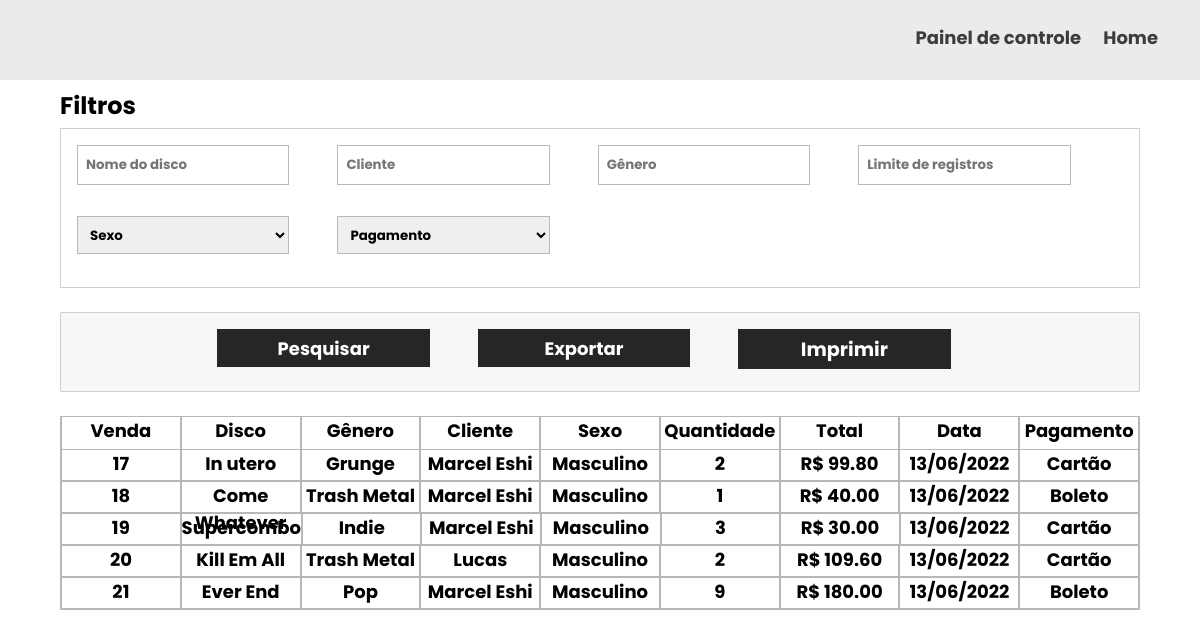
Screenshot of /Php/Vendas.php (signed in) with the database file from the repository.
### tables this page shows
CREATE TABLE `venda` (
  `id` int(11) NOT NULL,
  `id_discos` int(11) DEFAULT NULL,
  `id_usuario` int(11) DEFAULT NULL,
  `valor_total` decimal(5,2) DEFAULT NULL,
  `data_compra` date DEFAULT NULL,
  `tipo_pagamento` char(1) DEFAULT NULL,
  `qtd` int(2) NOT NULL
);

CREATE TABLE `discos` (
  `id` int(11) NOT NULL,
  `foto` varchar(55) DEFAULT NULL,
  `nome` varchar(20) DEFAULT NULL,
  `descricao` text DEFAULT NULL,
  `id_artista` int(11) DEFAULT NULL,
  `lancamento` date DEFAULT NULL,
  `id_genero` int(11) DEFAULT NULL,
  `valor` decimal(5,2) DEFAULT NULL,
  `ativo` char(1) DEFAULT NULL
);

CREATE TABLE `genero` (
  `id` int(11) NOT NULL,
  `nome` varchar(25) DEFAULT NULL,
  `ativo` char(1) DEFAULT NULL
);

CREATE TABLE `usuarios` (
  `id` int(11) NOT NULL,
  `cpf` int(11) NOT NULL,
  `nome` varchar(11) DEFAULT NULL,
  `email` varchar(50) DEFAULT NULL,
  `senha` varchar(70) DEFAULT NULL,
  `foto` varchar(20) DEFAULT NULL,
  `tipo` char(1) DEFAULT NULL,
  `sexo` char(1) DEFAULT NULL,
  `nasc` date DEFAULT NULL
);

### Php/Vendas.php (the view, shortened to what this page needs)
<?php
    include('conexao.php');
    include('sqlFunctions.php');
?>
<!DOCTYPE html>
<html lang="pt-br">
<head>
    <link rel="stylesheet" href="../Css/style.css">
</head>
<body>
    <div class="top_menu">
        <div class="top_menu_item">
        <span><a href="Painel.php">Painel de controle</a></span>
        <span><a href="HomeAuth.php">Home</a></span>
        </div>
    </div>
    <form action="#" method="POST">
        <div class="header">
            <h2>Filtros</h2>
        </div>
        <div class="rel-filter-wrapper">
            <div class="rel-d-input-wrapper">
                <input type="text" placeholder="Nome do disco" name="disco">
            </div>
            <div class="rel-d-input-wrapper">
                <input type="text" placeholder="Cliente" name="cliente">
            </div>
            <div class="rel-d-input-wrapper">
                <input type="text" placeholder="Gênero" name="genero">
            </div>
            <div class="rel-d-input-wrapper">
                <input type="number" min="0" placeholder="Limite de registros" name="lmt">
            </div>
            <div class="rel-d-input-wrapper">
                <select name="sexo">
                    <option value="" disabled selected>Sexo</option>
                </select>
            </div>
            <div class="rel-d-input-wrapper">
                <select name="pagamento">
                    <option value="" disabled selected>Pagamento</option>
                </select>
            </div>
        </div>
        <div class="rel-filter-wrapper select-d">
            <div class="rel-d-input-wrapper">
                <input type="submit" name="botao" value="Pesquisar">
            </div>
            <div class="rel-d-input-wrapper">
                <input type="submit" name="botao" value="Exportar">
            </div>
            <div class="rel-d-input-wrapper">
               <a href="#" onclick="print()">Imprimir</a>
            </div>
        </div>
    </form>
    <div class="database-wrapper">
        <div class="data-header">
            <div class="header-column r">
                <span>Venda</span>
            </div>
            <div class="header-column r">
                <span>Disco</span>
            </div>
            <div class="header-column r">
                <span>Gênero</span>
            </div>
            <div class="header-column r">
                <span>Cliente</span>
            </div>
            <div class="header-column r">
                <span>Sexo</span>
            </div>
            <div class="header-column r">
                <span>Quantidade</span>
            </div>
            <div class="header-column r">
                <span>Total</span>
            </div>
            <div class="header-column r">
                <span>Data</span>
            </div>
            <div class="header-column r">
                <span>Pagamento</span>
            </div>
        </div>
        <?php
            $select =
            "SELECT v.id as 'Id', v.qtd as 'Qtd', v.data_compra as 'Data', IF(v.tipo_pagamento = 'C', 'Cartão', 'Boleto') as 'Pgto',
             v.valor_total as 'Vt', d.nome as 'Disco', u.nome as 'Usuario', IF(u.sexo = 'F', 'Feminino', 'Masculino') as 'Sexo', g.nome as 'Genero'
             FROM venda v
             INNER JOIN discos d on v.id_discos = d.id
             INNER JOIN usuarios u on v.id_usuario = u.id
             INNER JOIN genero g on d.id_genero = g.id";
             $query = mysqli_query($con, $select);
             while($sql=mysqli_fetch_assoc($query)) { ?>
        <div class="data-content">
            <div class="data-row data-genre">
                <span><?php echo $sql['Id'] ?></span>
            </div>
            <div class="data-row data-genre">
                <span><?php echo $sql['Disco'] ?></span>
            </div>
            <div class="data-row data-genre">
                <span><?php echo $sql['Genero'] ?></span>
            </div>
            <div class="data-row data-genre">
                <span><?php echo $sql['Usuario'] ?></span>
            </div>
            <div class="data-row data-genre">
                <span><?php echo $sql['Sexo'] ?></span>
            </div>
            <div class="data-row data-genre">
                <span><?php echo $sql['Qtd'] ?></span>
            </div>
            <div class="data-row data-genre">
                <span>R$ <?php echo $sql['Vt'] ?></span>
            </div>
            <div class="data-row data-genre">
                <span><?php echo formataData($sql['Data']) ?></span>
            </div>
            <div class="data-row data-genre">
                <span><?php echo $sql['Pgto'] ?></span>
            </div>
        </div>
        <?php
             }
        ?>
    </div>
</body>
</html>

### Php/sqlFunctions.php (shortened to what this page needs)
<?php
function formataData($data) {
    $data = explode("-", $data);
    $dataRefact = $data[2]."/".$data[1]."/".$data[0];
    echo $dataRefact;
}
?>

### Css/style.css (style rules this page uses)
* { margin: 0; padding: 0; box-sizing: border-box; }
html, body { width: 100%; height: 100%; }
.top_menu { width: 100%; height: 5em; background: #ecebeb; box-sizing: border-box; display: flex; padding: 8px; justify-content: end; }
.top_menu_item { box-sizing: border-box; width: 40%; height: 3.5em; padding: 16px; text-align: end; }
.top_menu_item span { margin-right: 1em; font-family: 'Poppins', sans-serif; font-size: large; font-weight: lighter; }
.top_menu_item span a { text-decoration: none; color: rgba(0, 0, 0, 0.747); font-weight: bold; }
.input-wrapper-pw input[type="text"], .input-wrapper-pw input[type="number"], input[type="submit"], select { width: 100%; height: 95%; border-radius: 0; outline: none; border: 1px solid #b8b8b8; font-family: 'Poppins', sans-serif; color: black; font-weight: bold; padding: 8px; -moz-appearance:textfield; }
.rel-filter-wrapper { border: 1px solid #c9c9c9e7; box-sizing: border-box; width: 90%; height: 10em; margin: 1.5em auto; padding-top: 1em; padding-left: 1em; display: flex; flex-wrap: wrap; }
.select-d { justify-content: center; border-radius: 2px; border-color: #c9c9c9e7; background-color: #f7f7f7; }
.rel-d-input-wrapper { box-sizing: border-box; width: 20%; height: 2.5em; display: block; margin-right: 3em; }
.rel-d-input-wrapper input[type="text"], .rel-d-input-wrapper input[type="number"] { -moz-appearance: textfield; border: 1px solid #b8b8b8; width: 100%; height: 100%; padding: 8px; font-family: 'Poppins', sans-serif; font-weight: 700; outline: none; }
.select-d { height: 5em; }
.select-d a { display: block; box-sizing: border-box; background-color: #262626; width: 100%; height: 100%; color: white; text-decoration: none; font-family: 'Poppins', sans-serif; font-size: larger; font-weight: 700; text-align: center; padding-top: 0.3em; }
.select-d input[type="submit"] { border: #262626; background-color: #262626; color: white; font-size: large; padding: 0; }
.header { width: 90%; height: 1em; margin: 0.5em auto; font-family: 'Poppins', sans-serif; }
.database-wrapper { border: 1px solid #b8b8b8; width: 90%; margin: 0 auto; box-sizing: border-box; font-family: 'Poppins', sans-serif; }
.data-header, .data-content { height: 2em; display: flex; justify-content: space-between; box-sizing: border-box; }
.header-column, .data-row { border-left: 1px solid #b8b8b8; border-right: 1px solid #b8b8b8; display: block; width: 15%; height: 100%; text-align: center; font-size: large; font-weight: bolder; }
.data-content { border-top: 1px solid #b8b8b8; border-bottom: 1px solid #b8b8b8; border-left: 0; border-right: 0; }

### rows the page displays
venda: id "17", id_discos.nome "In utero", genero.nome "Grunge", id_usuario.nome "Marcel Eshi", Sexo "Masculino", qtd "2", valor_total "99.80", data_compra "13/06/2022", Pgto "Cartão"
venda: id "18", id_discos.nome "Come Whatever", genero.nome "Trash Metal", id_usuario.nome "Marcel Eshi", Sexo "Masculino", qtd "1", valor_total "40.00", data_compra "13/06/2022", Pgto "Boleto"
venda: id "19", id_discos.nome "Supercombo", genero.nome "Indie", id_usuario.nome "Marcel Eshi", Sexo "Masculino", qtd "3", valor_total "30.00", data_compra "13/06/2022", Pgto "Cartão"
venda: id "20", id_discos.nome "Kill Em All", genero.nome "Trash Metal", id_usuario.nome "Lucas", Sexo "Masculino", qtd "2", valor_total "109.60", data_compra "13/06/2022", Pgto "Cartão"
venda: id "21", id_discos.nome "Ever End", genero.nome "Pop", id_usuario.nome "Marcel Eshi", Sexo "Masculino", qtd "9", valor_total "180.00", data_compra "13/06/2022", Pgto "Boleto"
